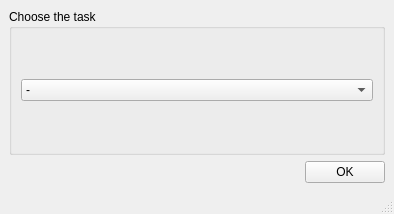
<?xml version="1.0" encoding="UTF-8"?>
<ui version="4.0">
 <class>MainWindow</class>
 <widget class="QMainWindow" name="MainWindow">
  <property name="geometry">
   <rect>
    <x>0</x>
    <y>0</y>
    <width>394</width>
    <height>214</height>
   </rect>
  </property>
  <property name="windowTitle">
   <string>MainWindow</string>
  </property>
  <widget class="QWidget" name="centralwidget">
   <layout class="QGridLayout" name="gridLayout_2">
    <item row="0" column="0" colspan="2">
     <widget class="QGroupBox" name="groupBox">
      <property name="title">
       <string>Choose the task</string>
      </property>
      <layout class="QGridLayout" name="gridLayout">
       <item row="0" column="0">
        <widget class="QComboBox" name="Task">
         <item>
          <property name="text">
           <string>-</string>
          </property>
         </item>
         <item>
          <property name="text">
           <string>Convex Hull</string>
          </property>
         </item>
         <item>
          <property name="text">
           <string>Triangulation</string>
          </property>
         </item>
         <item>
          <property name="text">
           <string>Polygon Intersection</string>
          </property>
         </item>
         <item>
          <property name="text">
           <string>Tracing</string>
          </property>
         </item>
         <item>
          <property name="text">
           <string>Spline</string>
          </property>
         </item>
        </widget>
       </item>
      </layout>
     </widget>
    </item>
    <item row="1" column="0">
     <spacer name="horizontalSpacer">
      <property name="orientation">
       <enum>Qt::Horizontal</enum>
      </property>
      <property name="sizeHint" stdset="0">
       <size>
        <width>40</width>
        <height>20</height>
       </size>
      </property>
     </spacer>
    </item>
    <item row="1" column="1">
     <widget class="QPushButton" name="pushButton">
      <property name="text">
       <string>OK</string>
      </property>
     </widget>
    </item>
   </layout>
  </widget>
  <widget class="QMenuBar" name="menubar">
   <property name="geometry">
    <rect>
     <x>0</x>
     <y>0</y>
     <width>394</width>
     <height>23</height>
    </rect>
   </property>
  </widget>
  <widget class="QStatusBar" name="statusbar"/>
 </widget>
 <resources/>
 <connections/>
</ui>
